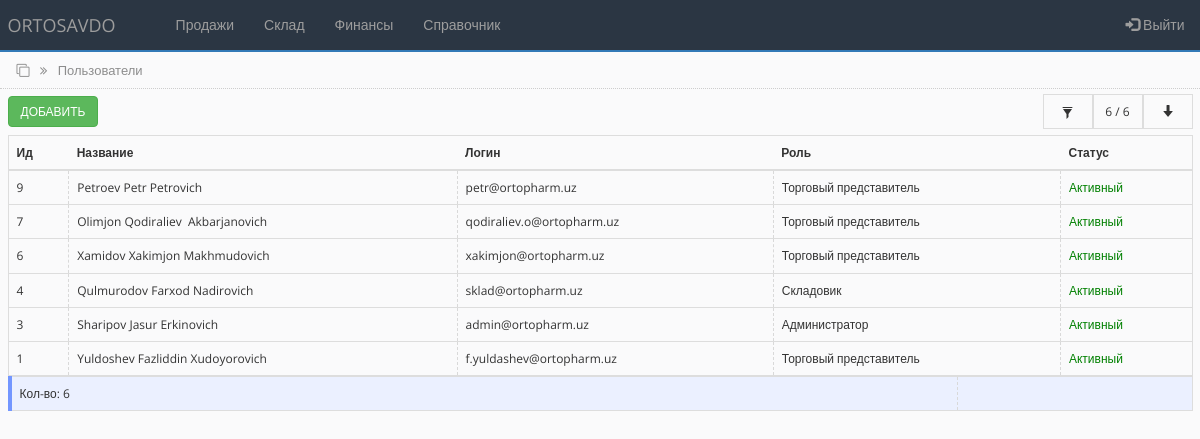
The app's page /users.php (signed in) with its own data.
### tables this page shows
CREATE TABLE `users_tbl` (
  `id` int(100) NOT NULL,
  `name` varchar(255) NOT NULL,
  `surname` varchar(255) NOT NULL,
  `fathername` varchar(255) NOT NULL,
  `login` varchar(255) NOT NULL,
  `pass` varchar(255) NOT NULL,
  `role` varchar(255) NOT NULL,
  `sts` varchar(255) NOT NULL DEFAULT '1'
);

### users.php (the view, shortened to what this page needs)
<?php
include('settings.php');
include('bot_lib.php');
$limit = 15;
if (isset($_POST['id_user'])) {
    $id_cont = $_POST['id_user'];
    $bg_sts = '#ebf0ff';
    $display_sts = 'none';
    $display_sts_filer_on = 'true';
     $query = "SELECT * FROM users_tbl WHERE id = '$id_cont' ORDER BY id DESC";
     $all_debt_query = "SELECT count(id) as allcount FROM users_tbl WHERE id = '$id_cont' ORDER BY id DESC";
 }
 else
{
    $query = "SELECT * FROM users_tbl ORDER BY id desc LIMIT 0,".$limit;
    $all_debt_query = "SELECT count(id) as allcount FROM users_tbl";
}
 $all_debt_result = mysqli_query ($connect, $all_debt_query);
 $all_debt_fetch = mysqli_fetch_array($all_debt_result);
 $all_count = $all_debt_fetch['allcount'];
 if ($all_count < $limit) {
     $limit  = $all_count;
   }
 $rs_result = mysqli_query ($connect, $query);
?>
<!DOCTYPE html>
<html lang="en">
<head>
    <link rel="stylesheet" href="https://maxcdn.bootstrapcdn.com/bootstrap/3.4.1/css/bootstrap.min.css">
    <link rel="stylesheet" href="https://cdnjs.cloudflare.com/ajax/libs/font-awesome/4.7.0/css/font-awesome.min.css">
    <link rel="stylesheet" href="css/bootstrap-grid.min.css">
    <link rel="stylesheet" href="https://cdnjs.cloudflare.com/ajax/libs/selectize.js/0.15.2/css/selectize.default.min.css" />
    <link rel="stylesheet" href="css/style.css">
</head>
<body>
<?php include 'partSite/nav.php'; ?>
<div class="page_name">
    <div class="container-fluid">
        <i class="fa fa-clone" aria-hidden="true"></i>
        <i class="fa fa-angle-double-right right_cus"></i>
        <span class="right_cus">Пользователи</span>
    </div>
</div>
<div class="toolbar">
        <div class="container-fluid">
            <div class="toolbar_wrapper">
                <div>
                <a href="add_user.php"> <button type="button" class="btn btn-success">Добавить</button> </a>
                </div>
                <div class="filter-container">
                    <div style="background-color:<?php echo $bg_sts;?>" class="filter-container-item first" data-toggle="modal" data-target="#filter">
                    <span class="glyphicon glyphicon-filter"></span>
                    </div>
                    <div style="display:<?php echo $display_sts;?>" class="filter-container-item">
                        <span><span id="row_c"><?php echo $limit; ?></span> / <?php echo $all_count; ?></span>
                    </div>
                    <div style="display:<?php echo $display_sts;?>" class="filter-container-item">
                        <div class="loadmore">
                            <button class="btn btn-outline-info" type="button" id="loadBtn" value="+10"><span class="glyphicon glyphicon-arrow-down"></span></button>
                        </div>
                    </div>
                </div>
            </div>
        </div>
</div>
<div class="all_table">
    <div class="container-fluid">
        <table class="table table-hover">
        <thead>
            <tr>
                <th scope="col">Ид</th>
                <th scope="col">Название</th>
                <th scope="col">Логин</th>
                <th scope="col">Роль</th>
                <th scope="col">Статус</th>
            </tr>
        </thead>
        <tbody class="postList">
<?php
    $i = 0;
    while ($row = mysqli_fetch_array($rs_result)) {
        $i++;
    if ($row['sts'] == 1) {
       $sts = "Активный";
       $sts_color = "green";
    }else {
        $sts = "Не активный";
       $sts_color = "black";
    }
?>
    <tr data-toggle="collapse" data-target="#row<?php echo $i;?>" aria-expanded="true" class="accordion-toggle">
        <td><?php echo $row["id"]; ?></td>
        <td><?php echo $row["surname"]; ?>&nbsp;<?php echo $row["name"];?>&nbsp;<?php echo $row["fathername"]; ?></td>
        <td><?php echo $row["login"]; ?></td>
        <td><?php
            if ($row["role"]=='administrator') {
               echo "Администратор";
            }elseif ($row["role"]=='operator') {
               echo "Оператор";
            }elseif ($row["role"]=='sale') {
                echo "Торговый представитель";
             }elseif ($row["role"]=='storekeeper') {
                echo "Складовик";
             }
            ?></td>
        <td style="color: <?php echo $sts_color; ?>"><?php echo $sts; ?></td>
    </tr>
<?php
    };
?>
        </tbody>
        </table>
        <table class="table" style="background-color:#ebf0ff; border-left: 4px solid #7396ff;">
            <tr>
                <td style="text-align:left;">Кол-во: <?php echo number_format($all_count, 0, ',', ' '); ?>
                </td>
                <td style="text-align:left;"></td>
            </tr>
        </table>
    </div>
</div>
</body>
</html>

### css/style.css (style rules this page uses)
* { box-sizing: border-box; margin: 0; padding: 0; transition: all 0.01s; }
body { background-color: #FAFAFB; font-family: "Open Sans", sans-serif; font-size: 12px; }
.page_name { width: 100%; height: 37px; padding: 9px; margin-top: -20px; border-bottom: 1px dotted #CDCDCD; color: #8d8d8d; font-size: 13px; }
.right_cus { margin-left: 7px; }
.toolbar { width: 100%; height: 46px; margin: 0; padding: 5px 0; }
.toolbar .btn { text-transform: uppercase; font-size: 12px; }
.table { border-collapse: collapse; border: 1px solid #dddddd; margin-bottom: 0px; padding-top: 10px; }
table > tbody > tr > td { vertical-align: middle; border-left: 0.00001px dashed #d9d9d9; height: 80%; }
.toolbar_wrapper { width: 100%; display: flex; justify-content: space-between; align-items: center; }
.filter-container { min-height: 35px; display: grid; grid-template-columns: auto auto auto; align-items: center; justify-content: end; background-color: #fafafb; }
.filter-container .first { cursor: pointer; }
.filter-container-item { display: flex; align-items: center; justify-content: center; min-width: 50px; height: 100%; padding: 0 3px; border: 1px solid #dddddd; }
.filter-container-item button { width: 100%; background-color: #fafafb; outline: none !important; }

### records on screen
users_tbl: id "9", surname "Petroev", name "Petr", fathername "Petrovich", login "petr@ortopharm.uz", role "Торговый представитель", sts "Активный"
users_tbl: id "7", surname "Olimjon", name "Qodiraliev", fathername "Akbarjanovich", login "qodiraliev.o@ortopharm.uz", role "Торговый представитель", sts "Активный"
users_tbl: id "6", surname "Xamidov", name "Xakimjon", fathername "Makhmudovich", login "xakimjon@ortopharm.uz", role "Торговый представитель", sts "Активный"
users_tbl: id "4", surname "Qulmurodov", name "Farxod", fathername "Nadirovich", login "sklad@ortopharm.uz", role "Складовик", sts "Активный"
users_tbl: id "3", surname "Sharipov", name "Jasur", fathername "Erkinovich", login "admin@ortopharm.uz", role "Администратор", sts "Активный"
users_tbl: id "1", surname "Yuldoshev", name "Fazliddin", fathername "Xudoyorovich", login "f.yuldashev@ortopharm.uz", role "Торговый представитель", sts "Активный"

### other values on screen
$limit "6"
$all_count "6"
